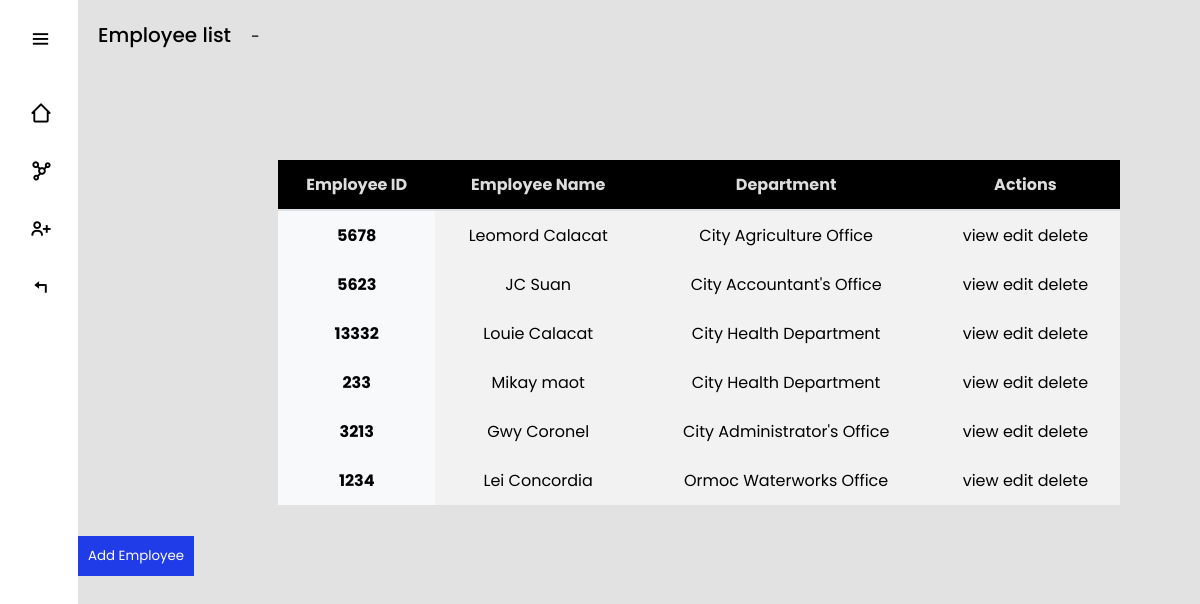
/employeelist/ (signed in), run on an earlier commit of the app's database.
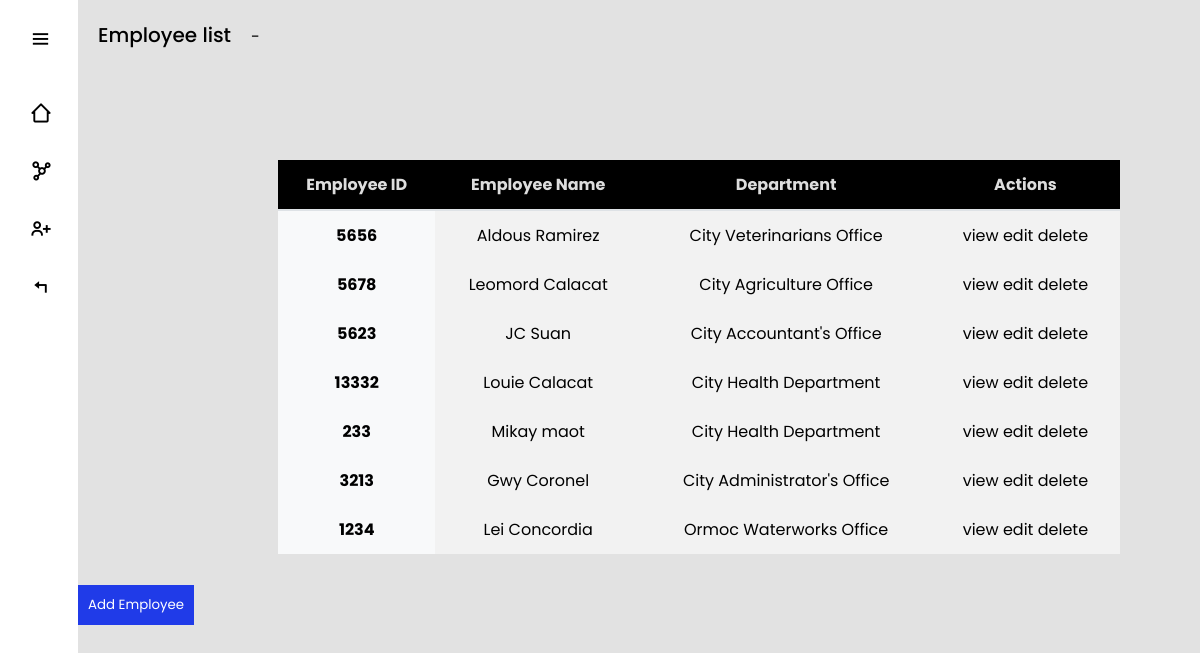
And on a later commit of the database.
### myapp/models.py (models this page shows, shortened)
class Employee(models.Model):
    employee_id = models.CharField(max_length=100, unique=True)  # Set a sensible default
    first_name = models.CharField(max_length=120)
    last_name = models.CharField(max_length=120)
    department_name = models.ForeignKey(Department, on_delete=models.CASCADE, related_name='employees')
    updated = models.DateTimeField(auto_now=True)
    created = models.DateTimeField(auto_now_add=True)
    class Meta:
        ordering = ['-updated', '-created']

class Department(models.Model):
    name = models.CharField(max_length=100)
    def __str__(self):
        return self.name

### myapp/views.py (the view)
# urls.py: path('employeelist/', views.employeelist, name='employeelist'),
@login_required
def employeelist(request):
    employee = Employee.objects.all()
    context = {
        "employee": employee
 }
    return render(request, 'employeelist.html', context)

### myapp/templates/employeelist.html (shortened to what this page needs)
{% extends 'index.html' %}
{% block content %}
<section class="home">
    <p>Employee list</p>-
        <table class="table">
            <thead>
              <tr>
                <th scope="col">Employee ID</th>
                <th scope="col">Employee Name</th>
                <th scope="col">Department</th>
                <th scope="col">Actions</th>
              </tr>
            </thead>
            <tbody>
              <tr>
                {% for employee in employee %}
                <th scope="row">{{ employee.employee_id }} </th>
                <td>{{ employee.first_name }} {{ employee.last_name }}</td>
                <td>{{ employee.department_name }}</td>
                <td>
                  <a>view</a>
                  <a>edit</a>
                  <a>delete</a>
                </td>
              </tr>
              {% endfor %}
            </tbody>
          </table>
          <button class="add-employee-btn" onclick="window.location.href='{% url 'add_employee' %}'">Add Employee</button>
</section>
{% endblock %}

### myapp/templates/index.html (shortened to what this page needs)
<!DOCTYPE html>
<html lang="en">
  <head>
    {% load static %}
    <link rel="stylesheet" href="{% static 'css/styles.css' %}">
    <link
      href="https://unpkg.com/boxicons@2.1.4/css/boxicons.min.css"
      rel="stylesheet"
    />
  </head>
  <body>
    <section class="sidebar">
      <div class="nav-header">
        <i class="bx bx-menu btn-menu"></i>
      </div>
      <ul class="nav-links">
        <li>
            <a href="{% url 'admin_dashboard' %}">
              <i class="bx bx-home-alt-2"></i>
            </a>
          </li>
        <li>
          <a href="{% url 'departments' %}">
            <i class="bx bx-network-chart"></i>
          </a>
        </li>
        <li>
          <a href="{% url 'employeelist' %}">
            <i class="bx bx-user-plus"></i>
          </a>
        </li>
        <li>
          <a href="{% url 'logout' %}">
            <i class="bx bx-reply"></i>
          </a>
        </li>
      </ul>
    </section>
    {% block content %}
    {% endblock %}
  </body>
</html>

### myapp/static/css/styles.css (style rules this page uses)
* { margin: 0; padding: 0; box-sizing: border-box; font-family: "Poppins", sans-serif; --color-hover: rgb(32, 59, 232); --transition: all 0.2s ease; }
:root { --color-white: #fff; --color-black: #000; --color-bg: #e2e2e2; }
.sidebar { position: fixed; top: 0; left: 0; z-index: 100; width: 78px; height: 100%; background: var(--color-white); padding: 8px 16px; transition: var(--transition); }
.nav-header { height: 60px; display: flex; align-items: center; position: relative; }
.nav-header .btn-menu { position: absolute; color: var(--color-black); top: 50%; right: 0; transform: translateY(-50%); font-size: 23px; cursor: pointer; margin-right: 10px; }
.nav-links { margin-top: 20px; height: 100%; }
.nav-links li { position: relative; margin: 8px 0; list-style: none; }
.nav-links i { color: var(--color-black); height: 50px; min-width: 50px; font-size: 23px; text-align: center; line-height: 50px; }
.nav-links li a { display: flex; height: 100%; width: 100%; border-radius: 12px; align-items: center; text-decoration: none; background: var(--color-white); }
.home { position: relative; top: 0; left: 78px; width: calc(100% - 78px); min-height: 100vh; background: var(--color-bg); z-index: 6; transition: var(--transition); }
.home p { font-size: 20px; font-weight: 500; color: var(--color-black); display: inline-block; margin: 20px; white-space: nowrap; }
button { margin-top: 15px; padding: 10px; background-color: rgb(32, 59, 232); color: white; border: none; cursor: pointer; }
.table { width: 75%; max-width: 100%; margin-bottom: 1rem; background-color: transparent; border-collapse: collapse; margin-left: 200px; margin-top: 90px; }
.table th, .table td { padding: 0.75rem; vertical-align: top; border: px solid #000000; }
.table thead th { vertical-align: bottom; border-bottom: 2px solid #dee2e6; background-color: #000000; text-align: left; color: #ddd; text-align: center; }
.table th { font-weight: bold; background-color: #f8f9fa; }
.table tr:nth-child(odd) { background-color: #f2f2f2; }
.table td { text-align: center; }
.table th[scope="row"] { background-color: #f8f9fa; text-align: center; }

What changed in the data, as far as the page shows it:
added Employee: employee_id "5656", first_name "Aldous", last_name "Ramirez", department_name "City Veterinarians Office"
